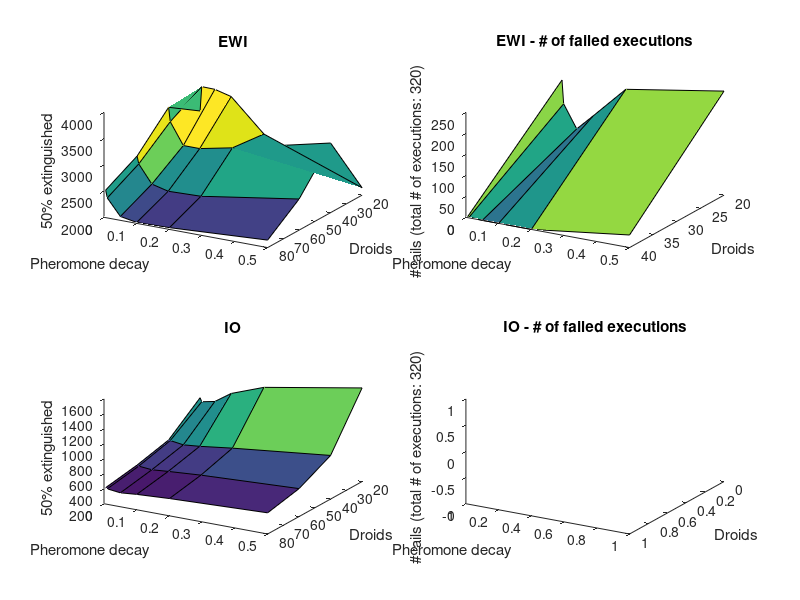
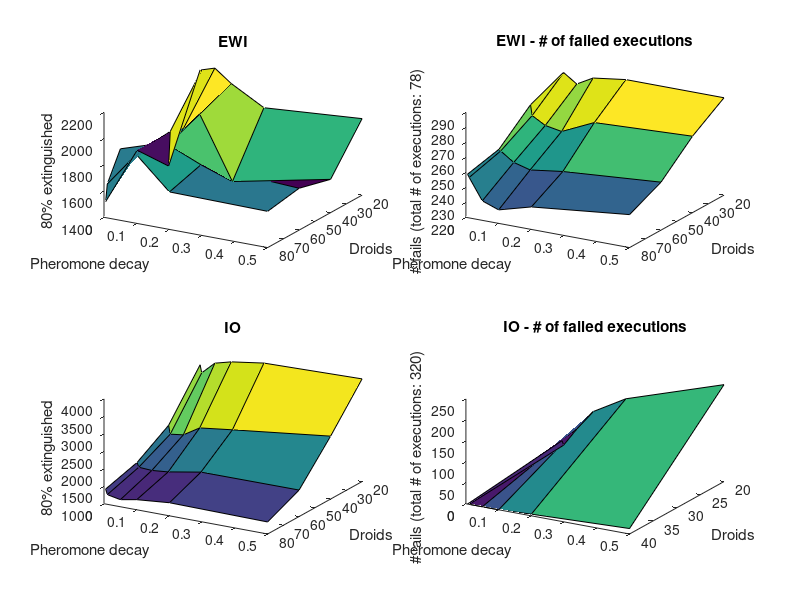
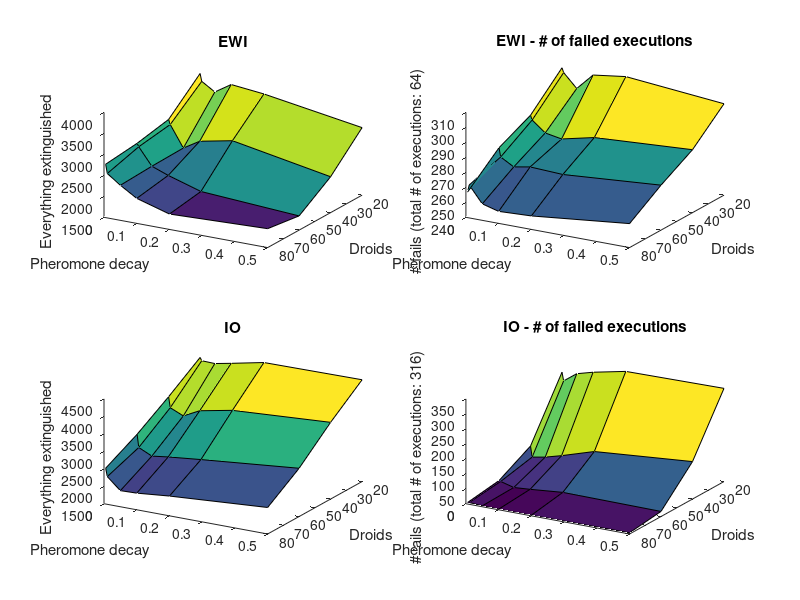
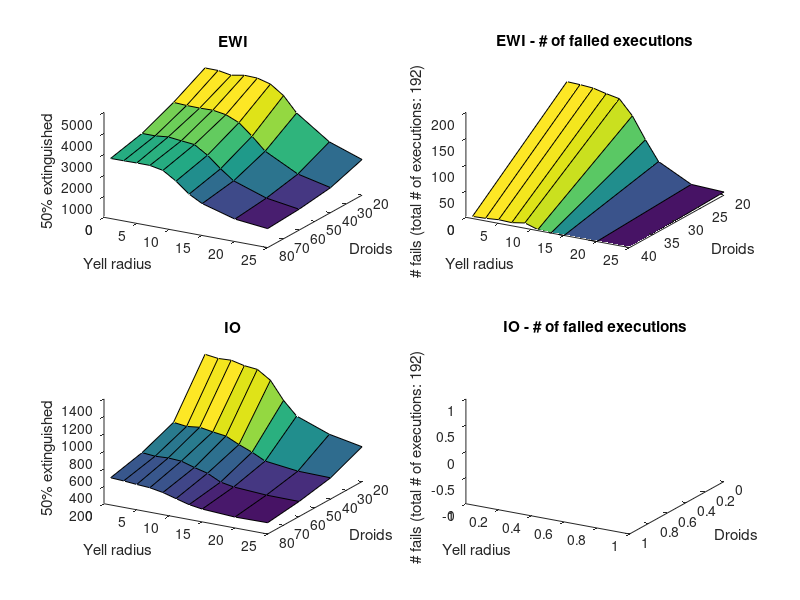

These figures' MATLAB source, in order:
clear all;
% load cleaned up data from mat file
% original data contians unusable droid numbers
%DATA = csvread ('COM1-1920.csv');
load('data.mat')

%Col indexes of parameters:
run = 1;
trial = 2;
map = 3;
droids = 4;
pheromoneDecay = 5;
yellRadius = 6;
yellRelay = 7;
initialFire = 8;
milestone50 = 9;
milestone80 = 10;
done = 11;
fireLeft = 12;

columnNames = {};
columnNames{run} = 'Run';
columnNames{trial} = 'Trial';
columnNames{map} = 'Map';
columnNames{droids} = 'Droids';
columnNames{pheromoneDecay} = 'Pheromone decay';
columnNames{yellRadius} = 'Yell radius';
columnNames{yellRelay} = 'Yell relay';
columnNames{initialFire} = 'Initial fires';
columnNames{milestone50} = '50% extinguished';
columnNames{milestone80} = '80% extinguished';
columnNames{done} = 'Everything extinguished';

mapNames = {};
mapNames{1} = 'EWI';
mapNames{2} = 'IO';

variableIndexes = [droids, pheromoneDecay, yellRadius, yellRelay];
resultIndexes = [milestone50, milestone80, done];

% turn off displaying figures
set(0,'defaultFigureVisible','off')

filenumber = 1;

for vi1 = 1:numel(variableIndexes)
    currentVariable1 = variableIndexes(vi1);
    for vi2 = (vi1+1):numel(variableIndexes)
        currentVariable2 = variableIndexes(vi2);
        for ri = 1:numel(resultIndexes)
            currentResult = resultIndexes(ri);
            
            mapIndexValues = unique(DATA(:, map));
            figure;
            plotIndex = 1;
            for mi = 1:numel(mapIndexValues)
                currentMap = mapIndexValues(mi);
                currentMapData = DATA(DATA(:, map) == currentMap, :);
                
                cleanData = currentMapData(currentMapData(:, currentResult) ~= -1, :);
                fails = currentMapData(currentMapData(:, currentResult) == -1, :);

                var1Values = unique(cleanData(:, currentVariable1));
                var2Values = unique(cleanData(:, currentVariable2));
                result = zeros(numel(var1Values), numel(var2Values));
                
                maxFails = 0;
                
                for i = 1:numel(var1Values)
                    currentVar1 = var1Values(i);
                    for j = 1:numel(var2Values)
                        currentVar2 = var2Values(j);
                        result(i, j) = mean(cleanData(cleanData(:, currentVariable1) == currentVar1 & cleanData(:, currentVariable2) == currentVar2, currentResult));
                        maxFails = numel(cleanData(cleanData(:, currentVariable1) == currentVar1 & cleanData(:, currentVariable2) == currentVar2, currentResult));
                    end
                end
                subplot(2, 2, plotIndex);
                plotIndex = plotIndex +1;
                surface(var2Values, var1Values, result);
                xlabel(columnNames{currentVariable2});
                ylabel(columnNames{currentVariable1});
                zlabel(columnNames{currentResult});
                title(mapNames{currentMap});
                view([-30 -30]);
                
                
                var1Values = unique(fails(:, currentVariable1));
                var2Values = unique(fails(:, currentVariable2));
                result = zeros(numel(var1Values), numel(var2Values));

                for i = 1:numel(var1Values)
                    currentVar1 = var1Values(i);
                    for j = 1:numel(var2Values)
                        currentVar2 = var2Values(j);
                        result(i, j) = numel(fails(fails(:, currentVariable1) == currentVar1 & fails(:, currentVariable2) == currentVar2, currentResult));
                    end
                end
                subplot(2, 2, plotIndex);
                plotIndex = plotIndex+1;
                surface(var2Values, var1Values, result);
                xlabel(columnNames{currentVariable2});
                ylabel(columnNames{currentVariable1});
                zlabel(strcat(['# fails (total # of executions: ', num2str(maxFails), ')']));
                title(strcat([mapNames{currentMap},' - # of failed executions']));
                view([-30 -30]);
            end
            
            fileTitle = strcat([num2str(filenumber), '_', columnNames{currentVariable1}, '-', columnNames{currentVariable2}, '-', columnNames{currentResult}]);
            filenumber = filenumber + 1;
            print(fileTitle,'-dpng')
            
        end
    end
end
